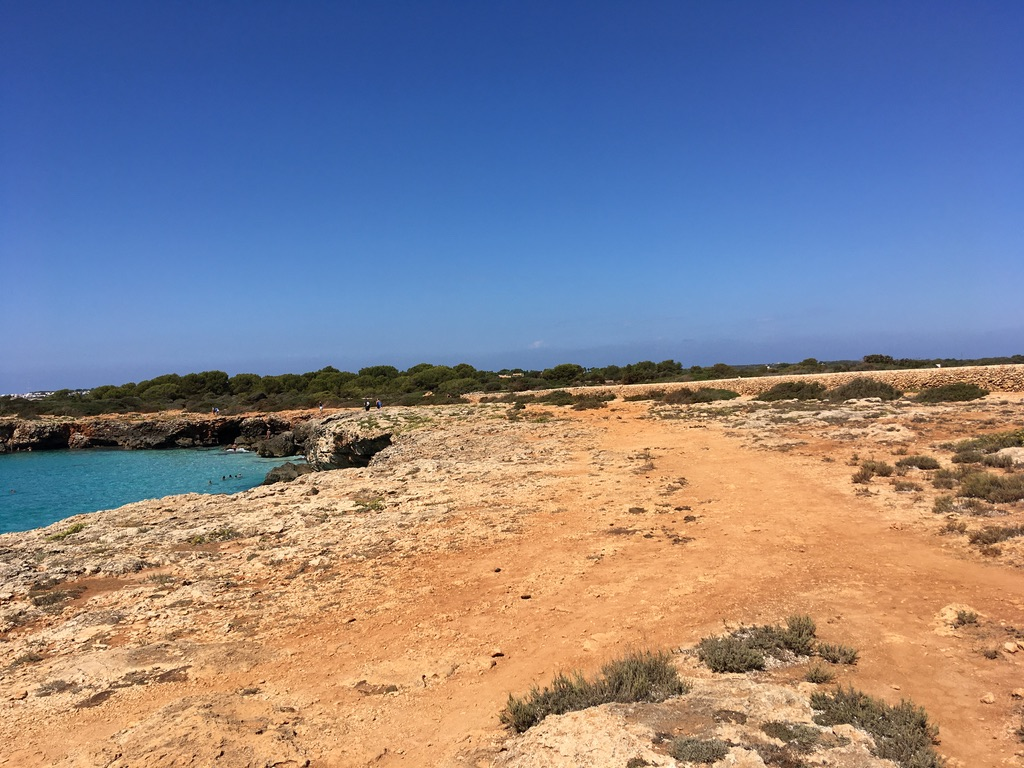
#> input picture App-011-Image-Processing/images/1.jpeg, 1024 x 768 px; its folder holds 4 pictures in this run
$ python main_91_resize_images.py
#> lines starting #> are read from the running program, lines starting #| are printed output that depends on the picture
import cv2
import os


def calculate_size(scale_percentage, width, height):
    new_width = int(width * scale_percentage / 100)
    new_height = int(height * scale_percentage / 100)
    print("New Dim:", new_width, new_height)
    return (new_width, new_height)


def resize(image_path, scale_percentage, resized_path):
#> called with image_path = 'images/1.jpeg', scale_percentage = 10, resized_path = 'resized/resized-1.jpeg'
    image = cv2.imread(image_path)
#> image is the input picture: shape (768, 1024, 3); mean B, G, R 141.8, 130.6, 133.8
    new_dim = calculate_size(scale_percentage, image.shape[1], image.shape[0])
#> new_dim = (102, 76)
    resized_image = cv2.resize(image, new_dim)
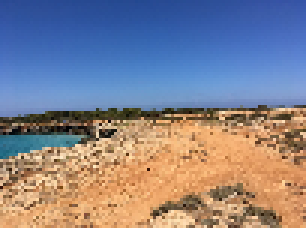
#> resized_image: shape (76, 102, 3) (shown 3 times larger); mean B, G, R 141.4, 130.2, 133.5
    cv2.imwrite(resized_path, resized_image)

images = os.listdir('images')
for image in images:
    resize(f'images/{image}', 10, f'resized/resized-{image}')
#> pass 2 of the loop `for image in images:`:
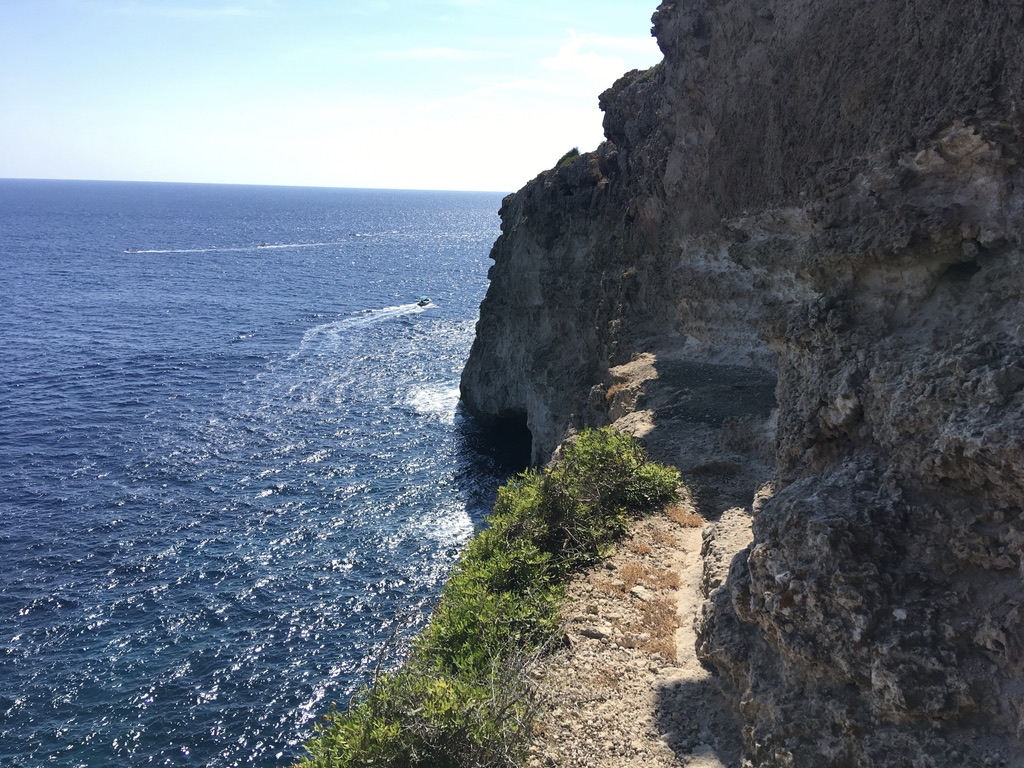
#> input picture App-011-Image-Processing/images/2.jpeg, 1024 x 768 px
#> in resize, image is the input picture: shape (768, 1024, 3); mean B, G, R 121.2, 109.8, 99.7
#> in resize (call 2), `resized_image = cv2.resize(image, new_dim)`:
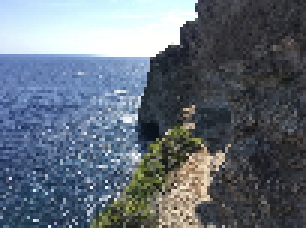
#> resized_image: shape (76, 102, 3) (shown 3 times larger); mean B, G, R 121.2, 109.8, 99.6
#> pass 3 of the loop `for image in images:`:
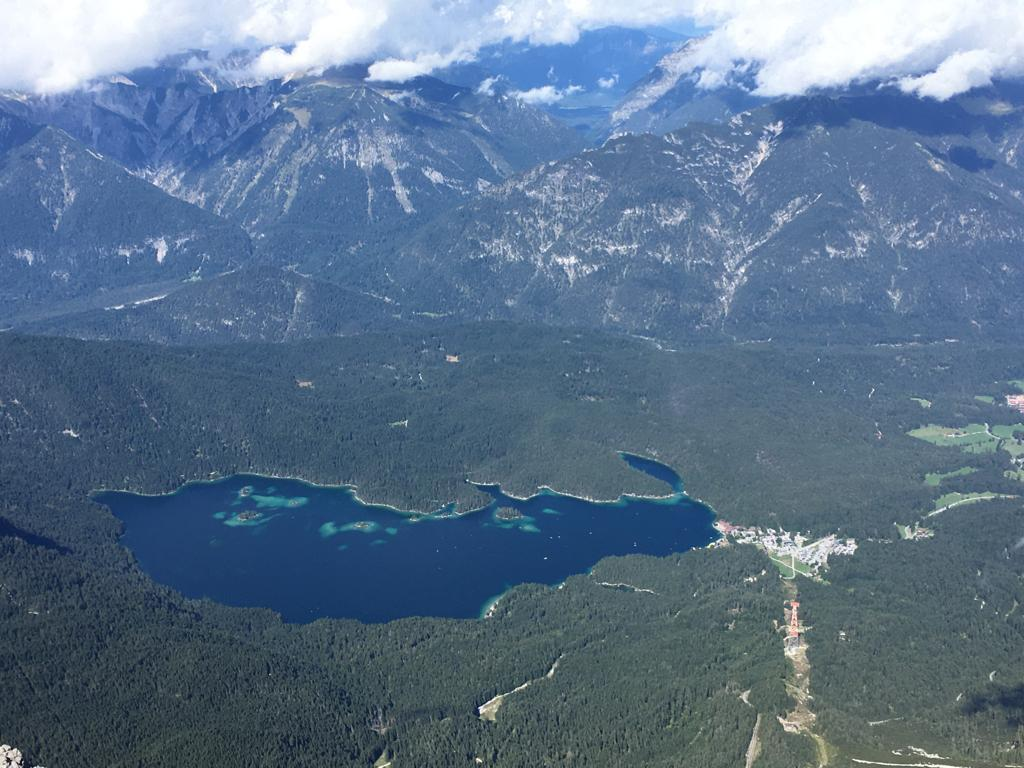
#> input picture App-011-Image-Processing/images/3.jpeg, 1024 x 768 px
#> in resize, image is the input picture: shape (768, 1024, 3); mean B, G, R 139.8, 114.5, 90.9
#> in resize (call 3), `resized_image = cv2.resize(image, new_dim)`:
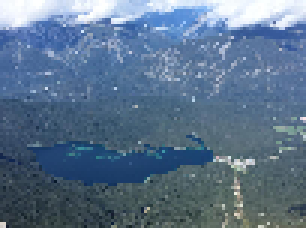
#> resized_image: shape (76, 102, 3) (shown 3 times larger); mean B, G, R 139.7, 114.4, 90.8
#> the loop made 4 passes; the first 3 are shown
